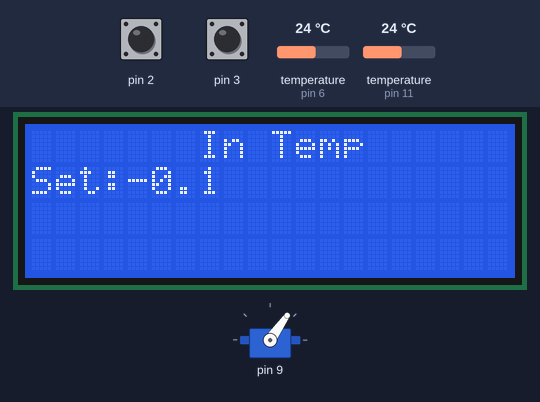
This sketch was run on a simulated Arduino Uno, built with avr-gcc and run on an emulated ATmega328P. Shown: 20×4 character LCD, servo. The test bench sets the inputs (shaded band); at power-on: pin 2 HIGH, temperature (sensors on pin 6, pin 11) 24 °C, pin 3 HIGH. Servo pulses on a pin are drawn as a servo (544–2400 µs = 0–180°); what the sketch prints to the serial monitor is not drawn.

Above: at 4.9 s.
5.0 s: pin 2 pulsed LOW 5 times (0.12 s each, 0.3 s apart)
At 7.1 s:
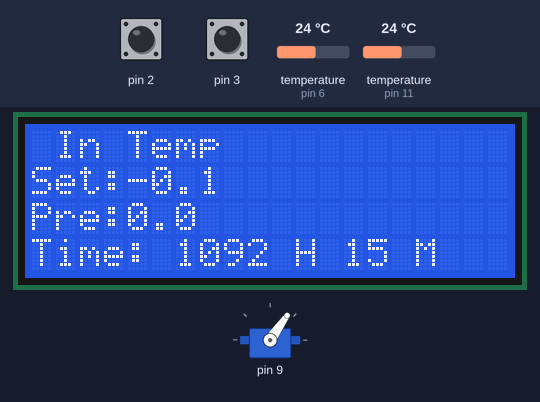
9.5 s: temperature (sensor on pin 6) set to 12 °C
At 11.4 s:
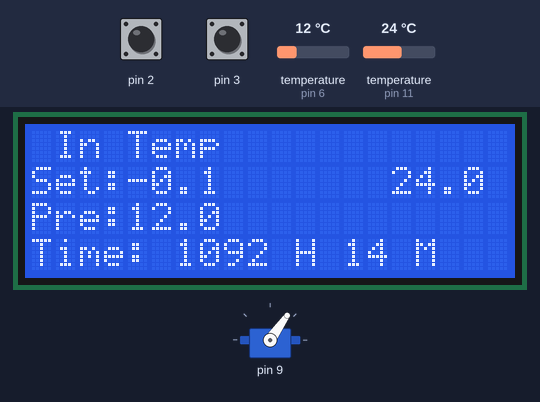
12.0 s: temperature (sensor on pin 11) set to 12 °C
At 13.2 s:
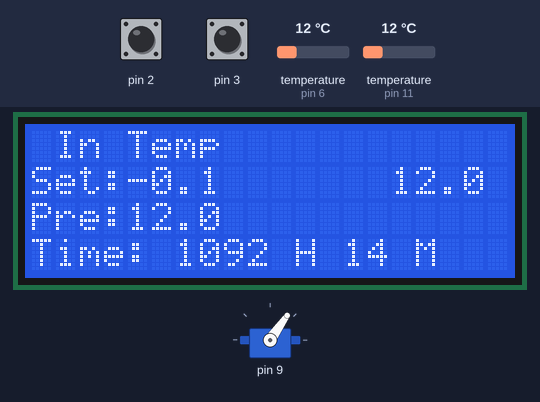
13.5 s: temperature (sensor on pin 6) set to 19 °C
16.5 s: temperature (sensor on pin 11) set to 19 °C
At 17.6 s:
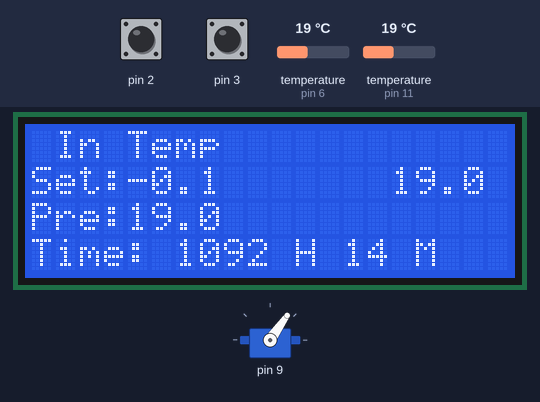
18.1 s: temperature (sensor on pin 6) set to 28 °C
At 20.0 s:
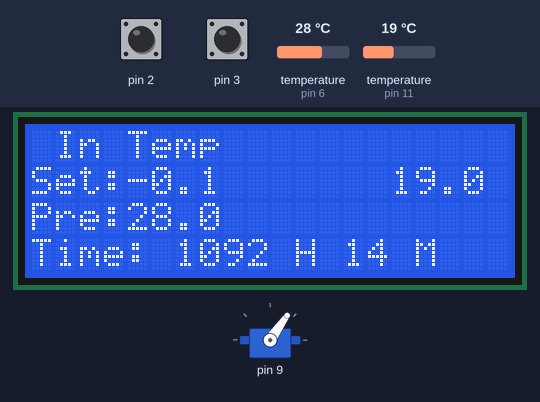
Timing chart, 0 to 21.5 s (numbered marks = the images above; inputs shaded):
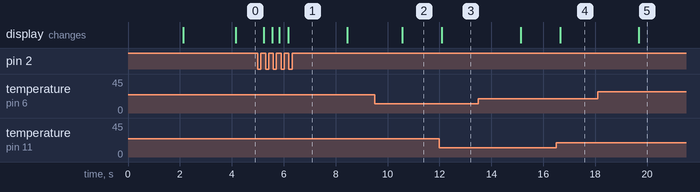

The sketch:

cbd_version_2.ino
```cpp
#include <DS18B20.h>
#include <OneWire.h>
#include <EEPROM.h>
#include <LiquidCrystal_I2C.h>
LiquidCrystal_I2C lcd(0x3F, 20, 4);

OneWire  ds(6);  // on pin 10 (a 4.7K resistor is necessary)
byte addressIn[8];
void configure_sensor(void);
byte type_s;

#include "src/Rotary_Shan/Rotary_Shan.h"
Rotary_Shan rotary(3, 4, 2);

#include "src/Simple_Timer/timer.h"
void updateTime(unsigned long passedTime);
Timer timer(1000, updateTime);

#define outSensorPin 11
#define inSensorPin 6
#define buzzerPin 10

DS18B20 dsIn(inSensorPin);
DS18B20 dsOut(outSensorPin);

//const byte leftArrow[] = { B00001, B00011, B00111, B01111, B01111, B00111, B00011, B00001};
//const byte rightArrow[] = { B10000, B11000, B11100, B11110, B11110, B11100, B11000, B10000};

//uint8_t addressOut[] = {0x28, 0x93, 0xD6, 0x03, 0x00, 0x00, 0x00, 0xBC};
//uint8_t addressIn[] = {0x28, 0xF2, 0x4A, 0x02, 0x00, 0x00, 0x00, 0x51};

const float tempMax = 100.0;
float tempIn, tempOut, preTempIn, preTempOut;
float setTempIn, preSetTempIn;
float tempIndiff;
uint16_t runTime, preRunTime;
uint8_t stirrerOn = 0;
uint8_t temp;
bool isTimerOn = 0;

unsigned long passedTime = 0;
unsigned long timeMillis;
unsigned long tempIntic, tempOfftic;
bool crossedTarget;

float restrictValue(float value, float minValue = 0.0, float maxValue = tempMax);

void setup() {
  Serial.begin(9600);
  configure_sensor();
  pinMode(buzzerPin, OUTPUT);
  lcd.begin();
  lcd.backlight();
//  lcd.createChar(0, leftArrow);
//  lcd.createChar(1, rightArrow);
  servoInit();
  servoWrite(100);

  setTempIn = eepromReadInt(0) / 10.0;
  runTime = eepromReadInt(4);

  preSetTempIn = setTempIn;
  preRunTime = runTime;

  rotary.attachRotationInterrupt(rotationISR);
  rotary.attachSwitchInterrupt(switchISR);

  lcd.setCursor(4, 0);
  lcd.print("Temperature");
  lcd.setCursor(4, 1);
  lcd.print("Controller");
  delay(2000);

  lcd.clear();
  if (!dsIn.select(addressIn)) {
    lcd.setCursor(0, 0);
    lcd.print("Sensor-In Error!");
  }
  while (!dsIn.select(addressIn));
  lcd.setCursor(0, 0);
  lcd.print("Sensor-In Connected ");

//  if (!dsOut.select(addressOut)) {
//    lcd.setCursor(0, 1);
//    lcd.print("Sensor-Out Error!");
//  }
//  while (!dsOut.select(addressOut));
//  lcd.setCursor(0, 1);
//  lcd.print("Sensor-Out Connected");
  delay(2000);
  getRunParams();
  showRunPage();
  tempIntic = millis();
  tempOfftic = millis();

  if (dsIn.getTempC() < setTempIn) {
    servoPress();
    stirrerOn = 1;
    tempIntic = millis();
    tempIndiff = setTempIn - dsIn.getTempC();
    crossedTarget = 0;
  }
}

void loop() {
  tempIn = dsIn.getTempC();
  tempOut = dsOut.getTempC();
  if (tempIn != preTempIn) {
    updateDisPreTempIn(tempIn);
    preTempIn = tempIn;
  }
  if (tempOut != preTempOut) {
    updateDisPreTempOut(tempOut);
    preTempOut = tempOut;
  }

  if(tempIn >= 125){
    lcd.clear();
    lcd.setCursor(0, 0);
    lcd.print("Temp Out of range");
    while(dsIn.getTempC() >= 125){
      lcd.setCursor(5, 3);
      lcd.print("    ");
      lcd.setCursor(5, 3);
      lcd.print(dsIn.getTempC());
    }
  }

  if(tempIn < 0){
    lcd.clear();
    lcd.setCursor(3, 0);
    lcd.print("Sensor Error");
    while(1);
  }

  if (tempIn >= setTempIn && !isTimerOn) {
    beep(3, 100);
    timer.setTimerOn();
    isTimerOn = 1;
  }

  if (!crossedTarget) {
    if (tempIn < (setTempIn - 5) && !stirrerOn) {
      if ((millis() - tempOfftic) > 30000) {
        servoPress();
        stirrerOn = 1;
        tempIntic = millis();
        tempIndiff = setTempIn - tempIn;
      }
    } else if (tempIn > (setTempIn - 5) && stirrerOn) {
      servoPress();
      stirrerOn = 0;
    }
    if (tempIn > setTempIn) {
      crossedTarget = 1;
    }
    if ((millis() - tempIntic) > tempIndiff * 2000 && stirrerOn) {
      servoPress();
      stirrerOn = 0;
      tempOfftic = millis();
    }
  } else {
    if (tempIn < (setTempIn - 1) && !stirrerOn) {
      servoPress();
      stirrerOn = 1;
    } else if (tempIn >= setTempIn && stirrerOn) {
      servoPress();
      stirrerOn = 0;
    }
  }

  timer.run();
}
```

functions.ino
```cpp
void rotationISR() {
  rotary.handleRotationCount();
}

void switchISR() {
  rotary.handleSwitchState();
}

void eepromWriteInt(int adress, int value) {
  byte one = (value & 0xFF);
  byte ten = ((value >> 8) & 0xFF);
  EEPROM.write(adress + 1, ten);
  EEPROM.write(adress, one);
}

int eepromReadInt(int adress) {
  int ten = EEPROM.read(adress + 1);
  int one = EEPROM.read(adress);
  return (one & 0xFF) + ((ten & 0xFF) << 8);
}

void showRunPage() {
  lcd.clear();
  lcd.setCursor(0, 0);
  lcd.print(" In Temp");
  lcd.setCursor(0, 1);
  lcd.print("Set:");

//  lcd.setCursor(11, 1);
//  lcd.print("Pre:");

  lcd.setCursor(0, 2);
  lcd.print("Pre:");

  lcd.setCursor(0, 3);
  lcd.print("Time: ");

  lcd.setCursor(6, 3);
  lcd.print(runTime/60);
  lcd.print(" H ");
  lcd.print(runTime%60);
  lcd.print(" M ");

  updateDisSetTempIn(setTempIn);
  updateDisPreTempIn(tempIn);
//  updateDisPreTempOut(tempOut);
}

void updateDisSetTempIn(float setTempIn) {
  lcd.setCursor(4, 1);
  lcd.print("    ");
  lcd.setCursor(4, 1);
  lcd.print(setTempIn, 1);
}

void updateDisPreTempIn(float tempIn) {
  lcd.setCursor(4, 2);
  lcd.print("    ");
  lcd.setCursor(4, 2);
  lcd.print(tempIn, 1);
}

void updateDisPreTempOut(float tempOut) {
  lcd.setCursor(15, 1);
  lcd.print("    ");
  lcd.setCursor(15, 1);
  lcd.print(tempOut, 1);
}

float restrictValue(float value, float minValue, float maxValue) {
  return min(max(value, minValue), maxValue);
}

void getRunParams() {
  lcd.clear();
  lcd.setCursor(6, 0);
  lcd.print(" In Temp");

  lcd.setCursor(0, 1);
  lcd.print("Set:");
  lcd.setCursor(4, 1);
  lcd.print(setTempIn, 1);
  setTempIn = rotary.getValueInput([](int value) {
    lcd.setCursor(4, 1);
    lcd.print(value / 10.0, 1);
  }, setTempIn * 10, 0, tempMax * 10);

  if (String(setTempIn / 10.0) != String(preSetTempIn)) {
    eepromWriteInt(0, setTempIn);
    preSetTempIn = setTempIn / 10.0;
  }
  setTempIn /= 10.0;

  int runHours = runTime/60;
  int runMins = runTime%60;

  lcd.setCursor(0, 2);
  lcd.print("RunTime: ");
  lcd.setCursor(9, 2);
  lcd.print(runHours);
  lcd.setCursor(13, 2);
  lcd.print("H");

  runHours = rotary.getValueInput([](int value) {
    lcd.setCursor(9, 2);
    lcd.print("   ");
    lcd.setCursor(9, 2);
    lcd.print(value);
  }, runHours, 0, 255);

  lcd.setCursor(16, 2);
  lcd.print(runMins);
  lcd.setCursor(18, 2);
  lcd.print("M");

  runMins = rotary.getValueInput([](int value) {
    lcd.setCursor(15, 2);
    lcd.print("  ");
    lcd.setCursor(15, 2);
    lcd.print(value);
  }, runMins, 0, 59);

  runTime = runHours * 60 + runMins;

  if (runTime != preRunTime) {
    eepromWriteInt(4, runTime);
  }

  lcd.setCursor(8, 3);
  lcd.print("<OK?>");
  while (!rotary.isPressed());
}

void updateTime(unsigned long gapTime) {
  passedTime += gapTime;
  /* 'passedTime' is in millis */
  if (passedTime > (runTime * 60000)) {
    timer.setTimerOff();
    beep(3, 500);
    stopProgram();
  }
  unsigned long remainingTime = runTime * 60000 - passedTime;
  int remainingHours = remainingTime / 60000 / 60;
  int remainingMins = (remainingTime / 60000) - (remainingHours * 60);
  lcd.setCursor(6, 3);
  lcd.print(remainingHours);
  lcd.print(" H ");
  lcd.print(remainingMins);
  lcd.print(" M ");
}

void servoPress() {
  for (uint8_t pos = 100; pos <= 150; ++pos) {
    servoWrite(pos);
    timeMillis = millis() + 15;
    while(millis() < timeMillis){
      timer.run();
    }
  }
  for (uint8_t pos = 150; pos >= 100; --pos) {
    servoWrite(pos);
    timeMillis = millis() + 15;
    while(millis() < timeMillis){
      timer.run();
    }
  }
}

void servoInit() {
  /* For pin 9 */
  pinMode(9, OUTPUT);
  TCCR1A = 0;
  TCCR1A = (1 << COM1A1) | (1 << COM1B1) | (1 << WGM11);
  TCCR1B = 0;
  TCCR1B = (1 << WGM13) | (1 << WGM12) | (1 << CS11);
  ICR1 = 40000;
  //  OCR1A = 2000;
}

void servoWrite(uint8_t pos) {
  OCR1A = map(pos, 0, 180, 3500, 1200);
}

void stopProgram() {
  temp = 0;
  while (1){
    beep(1, 200);
    lcd.setCursor(0, 3);
    lcd.print(temp ? "  <Task Completed>" : "                    ");
    temp = !temp;
  }
}

void beep(uint8_t times, unsigned long delayMillis){
  for(uint8_t i=0; i<times; i++){
    digitalWrite(buzzerPin, 1);
    delay(delayMillis);
    digitalWrite(buzzerPin, 0);
    delay(delayMillis);
  }
}
```

Rotary_Shan.cpp
```cpp
#include "Rotary_Shan.h"

Rotary_Shan::Rotary_Shan(uint8_t aPin, uint8_t bPin, uint8_t swPin, uint8_t activeLow)
    : aPin(aPin), bPin(bPin), swPin(swPin), activeLow(activeLow) {
    pinMode(aPin, INPUT);
    pinMode(bPin, INPUT);
    pinMode(swPin, INPUT);
    rotated = 0;
    pressed = 0;
}

void Rotary_Shan::attachRotationInterrupt(void (*func)()){
    attachInterrupt(digitalPinToInterrupt(aPin), func, FALLING);
}

void Rotary_Shan::detachRotationInterrupt(){
    detachInterrupt(digitalPinToInterrupt(aPin));
}

void Rotary_Shan::attachSwitchInterrupt(void (*func)()){
    attachInterrupt(digitalPinToInterrupt(swPin), func, FALLING);
}

void Rotary_Shan::detachSwitchInterrupt(){
    detachInterrupt(digitalPinToInterrupt(swPin));
}

void Rotary_Shan::handleSwitchState(){
    pressed = 1;
}


void Rotary_Shan::handleRotationCount(){
    rotated = 1;
    if(digitalRead(aPin) != digitalRead(bPin)){
        // cw rotation
        ++rotationCount;
    } else{
        // ccw rotation
        --rotationCount;
    }
}

int Rotary_Shan::getRotationCount(){
    return rotationCount;
}

void Rotary_Shan::resetCount(){
    rotationCount = 0;
    rotated = 0;
}

void Rotary_Shan::resetSwitchState(){
    pressed = 0;
}

uint8_t Rotary_Shan::isRotated(){
    return rotated;
}

uint8_t Rotary_Shan::isPressed_t(){
    return pressed;
}

uint8_t Rotary_Shan::isPressed(){
    if(pressed){
    	delay(20);
        if(!digitalRead(swPin) == activeLow){ // switch is pulled up i.e. grounded when pressed
            while(!digitalRead(swPin) == activeLow);
            digitalWrite(10, 1);
            delay(50);
            digitalWrite(10, 0);
            delay(50);
            return 1;
        }
    }
    else if(!digitalRead(swPin) == activeLow){
    	delay(20);
        if(!digitalRead(swPin) == activeLow){ // switch is pulled up i.e. grounded when pressed
        	while(!digitalRead(swPin) == activeLow);
            digitalWrite(10, 1);
            delay(50);
            digitalWrite(10, 0);
            delay(50);
            return 1;
        }
    }
    return 0;
}

int Rotary_Shan::getValueInput(void (*onChange)(int newValue), int preValue, int min, int max,
    int8_t susceptibility, int8_t resolution, int8_t gradualChangeResolution, int8_t maxResolution){

    int value = preValue;
    if(gradualChangeResolution){
        resolution = map(value, min, max, maxResolution, 1);
    }

    while(!isPressed()){
        if(rotationCount > susceptibility){
            // value = (value+rotationCount) < max ? value + rotationCount : max;
            if((value+resolution) <= max){
                value += resolution;
            }
            resetCount();
        }
        if(rotationCount < -susceptibility){
            // value = (value+rotationCount) > min ? value + rotationCount : min;
            if((value-resolution) >= min){
                value -= resolution;
            }
            resetCount();
        }
        if(value != preValue){
            onChange(value);
            preValue = value;
            if(gradualChangeResolution){
                resolution = map(value, min, max, maxResolution, 1);
                if(!resolution)
                    resolution = 1;
            }
        }
    }
    pressed = 0;
    return value;
}

int Rotary_Shan::getValueInput(void (*onChange)(int newValue), void (*nonChange)(), int preValue, int min, int max,
    int8_t susceptibility, int8_t resolution, int8_t gradualChangeResolution, int8_t maxResolution){

    int value = preValue;
    if(gradualChangeResolution){
        resolution = map(value, min, max, maxResolution, 1);
    }

    while(!isPressed()){
        if(rotationCount > susceptibility){
            if((value+resolution) <= max){
                value += resolution;
            }
            resetCount();
        }
        if(rotationCount < -susceptibility){
            if((value-resolution) >= min){
                value -= resolution;
            }
            resetCount();
        }
        if(value != preValue){
            onChange(value);
            preValue = value;
            if(gradualChangeResolution){
                resolution = map(value, min, max, maxResolution, 0);
                if(!resolution)
                    resolution = 1;
            }
        }
        nonChange();
    }
    pressed = 0;
    return value;
}

void Rotary_Shan::getInputInfTime(void (*onChange)(int newValue), int preValue, int min, int max,
    int8_t susceptibility, int8_t resolution, int8_t gradualChangeResolution, int8_t maxResolution){

    int value = preValue;
    if(gradualChangeResolution){
        resolution = map(value, min, max, maxResolution, 1);
    }

    while(1){
        if(rotationCount > susceptibility){
            // value = (value+rotationCount) < max ? value + rotationCount : max;
            if((value+resolution) <= max){
                value += resolution;
            }
            resetCount();
        }
        if(rotationCount < -susceptibility){
            // value = (value+rotationCount) > min ? value + rotationCount : min;
            if((value-resolution) >= min){
                value -= resolution;
            }
            resetCount();
        }
        if(value != preValue){
            onChange(value);
            preValue = value;
            if(gradualChangeResolution){
                resolution = map(value, min, max, maxResolution, 1);
                if(!resolution)
                    resolution = 1;
            }
        }
    }
}

void Rotary_Shan::getInputInfTime(void (*onChange)(int newValue), void (*nonChange)(), int preValue, int min, int max,
    int8_t susceptibility, int8_t resolution, int8_t gradualChangeResolution, int8_t maxResolution){

    int value = preValue;
    if(gradualChangeResolution){
        resolution = map(value, min, max, maxResolution, 1);
    }

    while(1){
        if(rotationCount > susceptibility){
            if((value+resolution) <= max){
                value += resolution;
            }
            resetCount();
        }
        if(rotationCount < -susceptibility){
            if((value-resolution) >= min){
                value -= resolution;
            }
            resetCount();
        }
        if(value != preValue){
            onChange(value);
            preValue = value;
            if(gradualChangeResolution){
                resolution = map(value, min, max, maxResolution, 0);
                if(!resolution)
                    resolution = 1;
            }
        }
        nonChange();
    }
}

void Rotary_Shan::doUntilPressed(void (*func)()){
    while(!isPressed()){
        func();
    }
}
```

Rotary_Shan.h
```cpp
#ifndef _ROTARY_SHAN_H_
#define _ROTARY_SHAN_H_
#include <Arduino.h>
#include <limits.h>

class Rotary_Shan{
private:
    uint8_t aPin, bPin, swPin; // interrupt will be connected to aPin
    uint8_t activeLow;
    volatile int rotationCount;
    volatile uint8_t rotated, pressed;
public:
    Rotary_Shan(uint8_t aPin, uint8_t bPin, uint8_t swPin, uint8_t activeLow = 1);
    void attachRotationInterrupt(void (*func)());
    void detachRotationInterrupt();
    void attachSwitchInterrupt(void (*func)());
    void detachSwitchInterrupt();
    void handleRotationCount();  // rotation ISR in the main function will call this function of that instance
    void handleSwitchState();  // switch ISR in the main function will call this function of that instance
    int getRotationCount();
    void resetCount();
    void resetSwitchState();
    int getValueInput(void (*onChange)(int newValue), int preValue=0, int min = INT_MIN, int max = INT_MAX, int8_t susceptibility = 0, int8_t resolution=1, int8_t gradualChangeResolution=0, int8_t maxResolution=1);
    int getValueInput(void (*onChange)(int newValue), void (*nonChange)(), int preValue=0, int min = INT_MIN, int max = INT_MAX, int8_t susceptibility = 0, int8_t resolution=1, int8_t gradualChangeResolution=0, int8_t maxResolution=1);
    void getInputInfTime(void (*onChange)(int newValue), int preValue=0, int min = INT_MIN, int max = INT_MAX, int8_t susceptibility = 0, int8_t resolution=1, int8_t gradualChangeResolution=0, int8_t maxResolution=1);
    void getInputInfTime(void (*onChange)(int newValue), void (*nonChange)(), int preValue=0, int min = INT_MIN, int max = INT_MAX, int8_t susceptibility = 0, int8_t resolution=1, int8_t gradualChangeResolution=0, int8_t maxResolution=1);
    void doUntilPressed(void (*func)());
    uint8_t isRotated();
    uint8_t isPressed();
    uint8_t Rotary_Shan::isPressed_t();
};

#endif
```

timer.cpp
```cpp
#include "timer.h"

Timer::Timer(unsigned long gapMillis, void (*callBackFunc)(unsigned long passedTime))
	: gapMillis(gapMillis), callBackFunc(callBackFunc){
	isTimerOn = 0;
}

void Timer::setTimerOn(){
	isTimerOn = 1;
	startMillis = millis();
}

void Timer::setTimerOff(){
	isTimerOn = 0;
}

void Timer::setGapTime(unsigned long timeMillis){
	gapMillis = timeMillis;
}

void Timer::setCallBackFunc(void (*callBackFunc)(unsigned long passedTime)){
	this->callBackFunc = callBackFunc;
}

void Timer::run(){
	if(!isTimerOn){
		return;
	}
    unsigned long passedTime = millis() - startMillis;
	if(passedTime > gapMillis){
		callBackFunc(passedTime);
		startMillis = millis();
	}
}
```

timer.h
```cpp
#ifndef _TIMER_H_
#define _TIMER_H_

#include <Arduino.h>

class Timer{

private:
	bool isTimerOn;
	unsigned long startMillis;
	unsigned long gapMillis;
	void (*callBackFunc)(unsigned long passedTime);
public:
	Timer(unsigned long gapTime, void (*callBackFunc)(unsigned long passedTime));
	void setGapTime(unsigned long gapTime);
	void setCallBackFunc(void (*callBackFunc)(unsigned long passedTime));
	void setTimerOn();
	void setTimerOff();
	void run();
};

#endif
```

Source omitted: sensor_config.ino (895 bytes)

Measured:
- after the input at 5.0 s, the display: first changes after 0.24 s (image 1 shows a later state)
- after the input at 9.5 s, the display: changes after 1.1 s (image 2)
- after the input at 12.0 s, the display: changes after 0.09 s (image 3)
- after the input at 16.5 s, the display: changes after 0.15 s (image 4)
- after the input at 18.1 s, the display: changes after 1.6 s (image 5)
